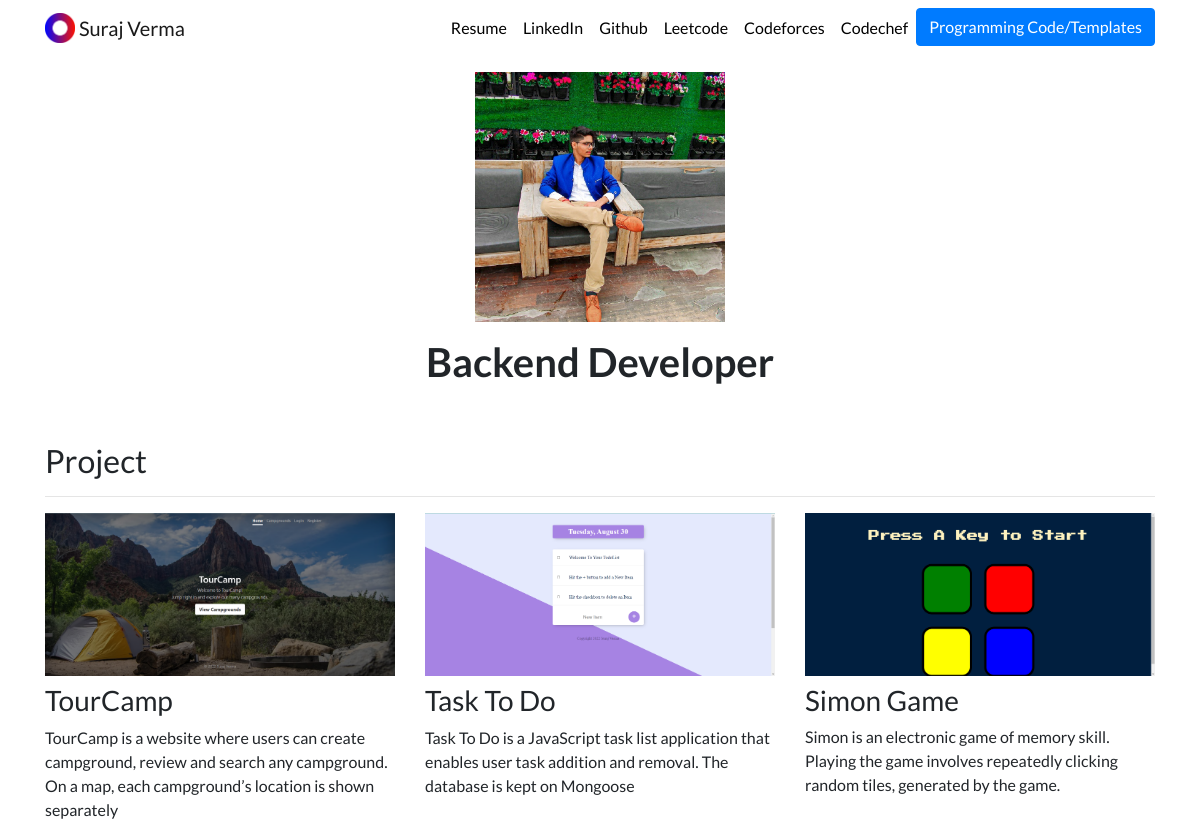
Before: / with the older database file.
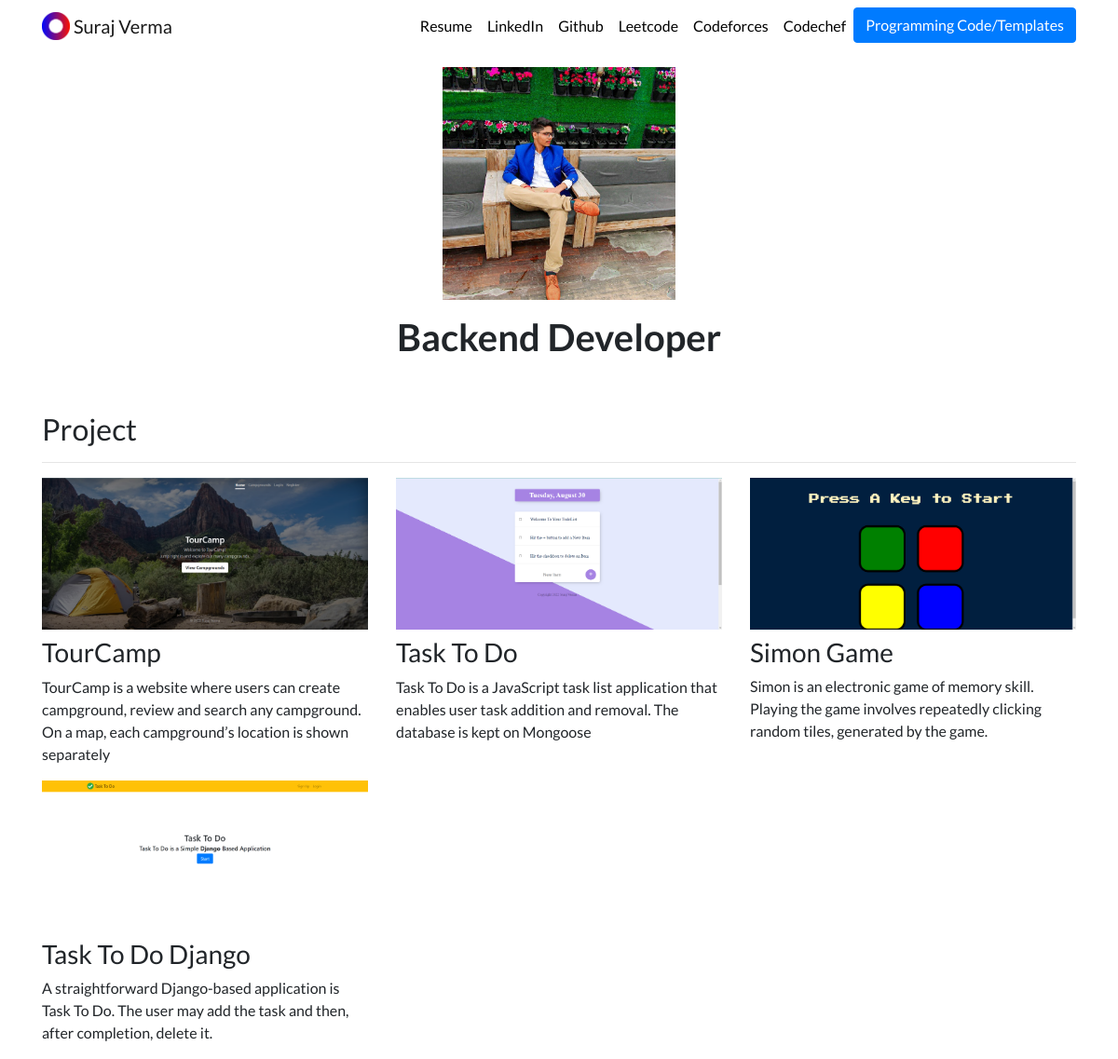
After: the same page with the newer database file.
### portfolio/models.py (models this page shows, shortened)
class Project(models.Model):
    title = models.CharField(max_length=100)
    description = models.CharField(max_length=250)
    image = models.ImageField(upload_to='portfolio/images/')
    url = models.URLField(blank=True)

### portfolio/views.py (the view)
# urls.py: 2. Add a URL to urlpatterns:  path('', views.home, name='home')
def home(request):
    projects = Project.objects.all()
    return render(request, 'portfolio/home.html', {'projects': projects})

### portfolio/templates/portfolio/home.html
{% extends "portfolio/base.html" %}
{% load static %}
{% block content %}
<div class="row justify-content-center my-3">
  <div class="col-5 text-center">
    <img src="{% static 'portfolio/Suraj.jpeg' %}" style="height:250px;" class="img-fluid">
  </div>
</div>
<div class="row justify-content-center mb-3">
  <div class="col-md-9 text-center">
    <h1 class="font-weight-bold text-center">Backend Developer</h1>
  </div>
</div>
<h2 class="mt-5">Project</h2>
<hr>
<div class="row">
  {% for project in projects %}
  <div class="col-lg-4 col-md-6">
    {% if project.url %}
    <a href="{{ project.url }}">
      <img src="{{ project.image.url }}" class="img-fluid mb-2">
    </a>
    {% else %}
    <img src="{{ project.image.url }}" class="img-fluid mb-2">
    {% endif %}
    <h3>{{ project.title }}</h3>
    <p>{{ project.description }}</p>
  </div>
  {% endfor %}
</div>
{% endblock %}

### portfolio/templates/portfolio/base.html (shortened to what this page needs)
{% load static %}
<!doctype html>
<html lang="en">
<head>
  <link rel="stylesheet" href="https://stackpath.bootstrapcdn.com/bootstrap/4.4.1/css/bootstrap.min.css"
>
  <link rel="stylesheet" href="{% static 'portfolio/custom.css' %}">
</head>
<body>
  <nav id="topNav" class="navbar navbar-expand-md navbar-light">
    <div class="container">
      <a class="navbar-brand" href="{% url 'home' %}">
        <img src="{% static 'portfolio/Logo.png' %}" width="30" height="30" class="d-inline-block align-top"
          alt="Nick's Logo">
        <span>Suraj Verma</span>
      </a>
      <div class="collapse navbar-collapse text-center" id="navbarNav">
        <ul class="navbar-nav ml-auto">
          <li class="nav-item">
            <a class="nav-link" href="https://bit.ly/3qcaW07">Resume</a>
          </li>
          <li class="nav-item">
            <a class="nav-link" href="https://www.linkedin.com/in/surajverma8787/" target="_blank">LinkedIn</a>
          </li>
          <li class="nav-item">
            <a class="nav-link" href="https://github.com/surajverma8787" target="_blank">Github</a>
          </li>
          <li class="nav-item">
            <a class="nav-link" href="https://leetcode.com/surajverma8787/" target="_blank">Leetcode</a>
          </li>
          <li class="nav-item">
            <a class="nav-link" href="https://codeforces.com/profile/surajverma8787" target="_blank">Codeforces</a>
          </li>
          <li class="nav-item">
            <a class="nav-link" href="https://www.codechef.com/users/skverma8787" target="_blank">Codechef</a>
          </li>
          <li>
            <a role="button" href="{% url 'blog:all_blogs' %}" class="btn btn-primary">Programming Code/Templates</a>
          </li>
        </ul>
      </div>
    </div>
  </nav>
  <div class="container">
    {% block content %}{% endblock %}
  </div>
</body>
</html>

### portfolio/static/portfolio/custom.css (style rules this page uses)
.navbar-nav .nav-link { color: rgba(0,0,0,1) !important; }
body { font-family: 'Lato', sans-serif; }

Changed rows visible on the page:
added Project: image (picture), title "Task To Do Django", description "A straightforward Django-based application is Task To Do. The user may add the task and then, after completion, delete it."
